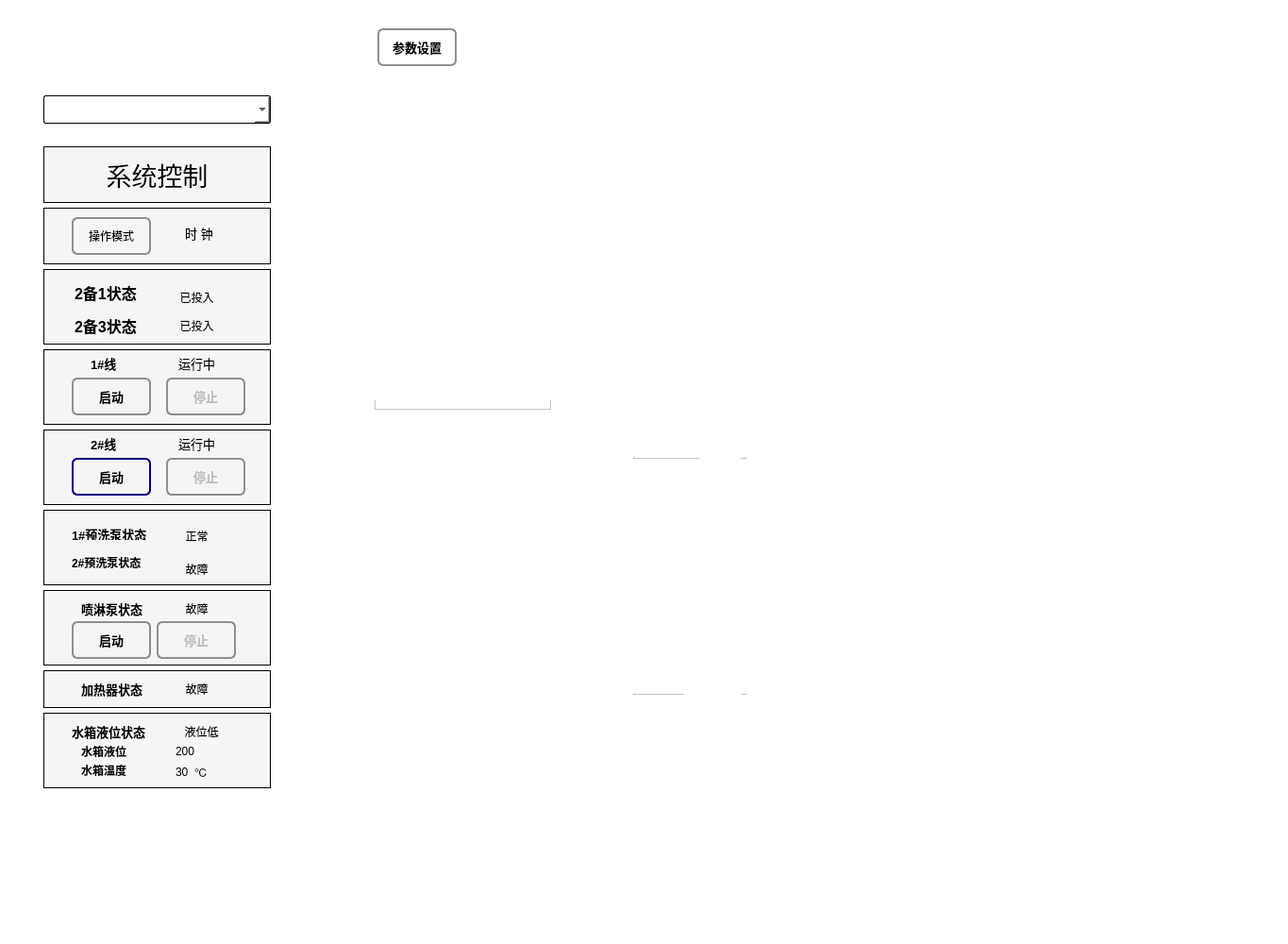
<?xml version="1.0" encoding="UTF-8"?>
<ui version="4.0">
 <class>DeoControlDialog</class>
 <widget class="QDialog" name="DeoControlDialog">
  <property name="geometry">
   <rect>
    <x>0</x>
    <y>0</y>
    <width>1365</width>
    <height>1000</height>
   </rect>
  </property>
  <property name="windowTitle">
   <string>Dialog</string>
  </property>
  <property name="autoFillBackground">
   <bool>false</bool>
  </property>
  <property name="styleSheet">
   <string notr="true">background-color: rgb(255, 255, 255);</string>
  </property>
  <property name="sizeGripEnabled">
   <bool>false</bool>
  </property>
  <property name="modal">
   <bool>false</bool>
  </property>
  <widget class="QFrame" name="tav_frame_1">
   <property name="geometry">
    <rect>
     <x>398</x>
     <y>94</y>
     <width>187</width>
     <height>100</height>
    </rect>
   </property>
   <property name="frameShape">
    <enum>QFrame::StyledPanel</enum>
   </property>
   <property name="frameShadow">
    <enum>QFrame::Raised</enum>
   </property>
   <widget class="QWidget" name="verticalLayoutWidget">
    <property name="geometry">
     <rect>
      <x>-1</x>
      <y>-1</y>
      <width>191</width>
      <height>101</height>
     </rect>
    </property>
    <layout class="QVBoxLayout" name="verticalLayout_1"/>
   </widget>
  </widget>
  <widget class="QFrame" name="tav_frame_2">
   <property name="geometry">
    <rect>
     <x>406</x>
     <y>214</y>
     <width>187</width>
     <height>100</height>
    </rect>
   </property>
   <property name="frameShape">
    <enum>QFrame::StyledPanel</enum>
   </property>
   <property name="frameShadow">
    <enum>QFrame::Raised</enum>
   </property>
   <widget class="QWidget" name="verticalLayoutWidget_2">
    <property name="geometry">
     <rect>
      <x>-1</x>
      <y>-1</y>
      <width>191</width>
      <height>101</height>
     </rect>
    </property>
    <layout class="QVBoxLayout" name="verticalLayout_2"/>
   </widget>
  </widget>
  <widget class="QFrame" name="tav_frame_3">
   <property name="geometry">
    <rect>
     <x>397</x>
     <y>334</y>
     <width>187</width>
     <height>100</height>
    </rect>
   </property>
   <property name="frameShape">
    <enum>QFrame::StyledPanel</enum>
   </property>
   <property name="frameShadow">
    <enum>QFrame::Raised</enum>
   </property>
   <widget class="QWidget" name="verticalLayoutWidget_3">
    <property name="geometry">
     <rect>
      <x>-1</x>
      <y>-1</y>
      <width>191</width>
      <height>91</height>
     </rect>
    </property>
    <layout class="QVBoxLayout" name="verticalLayout_3"/>
   </widget>
  </widget>
  <widget class="QFrame" name="tav_frame_4">
   <property name="geometry">
    <rect>
     <x>400</x>
     <y>590</y>
     <width>187</width>
     <height>100</height>
    </rect>
   </property>
   <property name="frameShape">
    <enum>QFrame::StyledPanel</enum>
   </property>
   <property name="frameShadow">
    <enum>QFrame::Raised</enum>
   </property>
   <widget class="QWidget" name="verticalLayoutWidget_4">
    <property name="geometry">
     <rect>
      <x>-1</x>
      <y>-1</y>
      <width>191</width>
      <height>101</height>
     </rect>
    </property>
    <layout class="QVBoxLayout" name="verticalLayout_4"/>
   </widget>
  </widget>
  <widget class="QFrame" name="tav_frame_5">
   <property name="geometry">
    <rect>
     <x>408</x>
     <y>712</y>
     <width>187</width>
     <height>100</height>
    </rect>
   </property>
   <property name="frameShape">
    <enum>QFrame::StyledPanel</enum>
   </property>
   <property name="frameShadow">
    <enum>QFrame::Raised</enum>
   </property>
   <widget class="QWidget" name="verticalLayoutWidget_5">
    <property name="geometry">
     <rect>
      <x>-1</x>
      <y>-1</y>
      <width>191</width>
      <height>101</height>
     </rect>
    </property>
    <layout class="QVBoxLayout" name="verticalLayout_5"/>
   </widget>
  </widget>
  <widget class="QFrame" name="tav_frame_6">
   <property name="geometry">
    <rect>
     <x>400</x>
     <y>833</y>
     <width>187</width>
     <height>100</height>
    </rect>
   </property>
   <property name="frameShape">
    <enum>QFrame::StyledPanel</enum>
   </property>
   <property name="frameShadow">
    <enum>QFrame::Raised</enum>
   </property>
   <widget class="QWidget" name="verticalLayoutWidget_6">
    <property name="geometry">
     <rect>
      <x>-1</x>
      <y>-1</y>
      <width>191</width>
      <height>101</height>
     </rect>
    </property>
    <layout class="QVBoxLayout" name="verticalLayout_6"/>
   </widget>
  </widget>
  <widget class="QFrame" name="fan_frame_1">
   <property name="geometry">
    <rect>
     <x>784</x>
     <y>211</y>
     <width>450</width>
     <height>150</height>
    </rect>
   </property>
   <property name="frameShape">
    <enum>QFrame::StyledPanel</enum>
   </property>
   <property name="frameShadow">
    <enum>QFrame::Raised</enum>
   </property>
   <widget class="QWidget" name="verticalLayoutWidget_7">
    <property name="geometry">
     <rect>
      <x>-1</x>
      <y>-1</y>
      <width>451</width>
      <height>151</height>
     </rect>
    </property>
    <layout class="QVBoxLayout" name="fan_verticalLayout_1"/>
   </widget>
  </widget>
  <widget class="QFrame" name="fan_frame_3">
   <property name="geometry">
    <rect>
     <x>784</x>
     <y>712</y>
     <width>450</width>
     <height>150</height>
    </rect>
   </property>
   <property name="frameShape">
    <enum>QFrame::StyledPanel</enum>
   </property>
   <property name="frameShadow">
    <enum>QFrame::Raised</enum>
   </property>
   <widget class="QWidget" name="verticalLayoutWidget_9">
    <property name="geometry">
     <rect>
      <x>-1</x>
      <y>-1</y>
      <width>451</width>
      <height>151</height>
     </rect>
    </property>
    <layout class="QVBoxLayout" name="fan_verticalLayout_2"/>
   </widget>
  </widget>
  <widget class="QFrame" name="fan_frame_2">
   <property name="geometry">
    <rect>
     <x>784</x>
     <y>461</y>
     <width>450</width>
     <height>150</height>
    </rect>
   </property>
   <property name="frameShape">
    <enum>QFrame::StyledPanel</enum>
   </property>
   <property name="frameShadow">
    <enum>QFrame::Raised</enum>
   </property>
   <widget class="QWidget" name="verticalLayoutWidget_8">
    <property name="geometry">
     <rect>
      <x>-1</x>
      <y>-1</y>
      <width>451</width>
      <height>151</height>
     </rect>
    </property>
    <layout class="QVBoxLayout" name="fan_verticalLayout_bk"/>
   </widget>
  </widget>
  <widget class="QLabel" name="label">
   <property name="geometry">
    <rect>
     <x>601</x>
     <y>131</y>
     <width>33</width>
     <height>33</height>
    </rect>
   </property>
   <property name="text">
    <string/>
   </property>
   <property name="pixmap">
    <pixmap resource="src.qrc">:/image/right_top_connector.png</pixmap>
   </property>
  </widget>
  <widget class="QLabel" name="label_2">
   <property name="geometry">
    <rect>
     <x>607</x>
     <y>161</y>
     <width>26</width>
     <height>74</height>
    </rect>
   </property>
   <property name="text">
    <string/>
   </property>
   <property name="pixmap">
    <pixmap resource="src.qrc">:/image/vertical_pipe.png</pixmap>
   </property>
  </widget>
  <widget class="QLabel" name="label_4">
   <property name="geometry">
    <rect>
     <x>590</x>
     <y>233</y>
     <width>61</width>
     <height>63</height>
    </rect>
   </property>
   <property name="sizePolicy">
    <sizepolicy hsizetype="Preferred" vsizetype="Preferred">
     <horstretch>0</horstretch>
     <verstretch>0</verstretch>
    </sizepolicy>
   </property>
   <property name="text">
    <string/>
   </property>
   <property name="pixmap">
    <pixmap resource="src.qrc">:/image/cross_connector.png</pixmap>
   </property>
  </widget>
  <widget class="QLabel" name="label_5">
   <property name="geometry">
    <rect>
     <x>582</x>
     <y>132</y>
     <width>20</width>
     <height>27</height>
    </rect>
   </property>
   <property name="text">
    <string/>
   </property>
   <property name="pixmap">
    <pixmap resource="src.qrc">:/image/horizontal_pipe_short.png</pixmap>
   </property>
  </widget>
  <widget class="QLabel" name="label_6">
   <property name="geometry">
    <rect>
     <x>607</x>
     <y>294</y>
     <width>26</width>
     <height>74</height>
    </rect>
   </property>
   <property name="text">
    <string/>
   </property>
   <property name="pixmap">
    <pixmap resource="src.qrc">:/image/vertical_pipe.png</pixmap>
   </property>
  </widget>
  <widget class="QLabel" name="label_7">
   <property name="geometry">
    <rect>
     <x>601</x>
     <y>365</y>
     <width>33</width>
     <height>32</height>
    </rect>
   </property>
   <property name="text">
    <string/>
   </property>
   <property name="pixmap">
    <pixmap resource="src.qrc">:/image/right_bottom_connector.png</pixmap>
   </property>
  </widget>
  <widget class="QLabel" name="label_8">
   <property name="geometry">
    <rect>
     <x>582</x>
     <y>371</y>
     <width>20</width>
     <height>27</height>
    </rect>
   </property>
   <property name="text">
    <string/>
   </property>
   <property name="pixmap">
    <pixmap resource="src.qrc">:/image/horizontal_pipe_short.png</pixmap>
   </property>
  </widget>
  <widget class="QLabel" name="label_3">
   <property name="geometry">
    <rect>
     <x>650</x>
     <y>250</y>
     <width>75</width>
     <height>27</height>
    </rect>
   </property>
   <property name="text">
    <string/>
   </property>
   <property name="pixmap">
    <pixmap resource="src.qrc">:/image/hp1.png</pixmap>
   </property>
  </widget>
  <widget class="QLabel" name="label_9">
   <property name="geometry">
    <rect>
     <x>723</x>
     <y>251</y>
     <width>61</width>
     <height>43</height>
    </rect>
   </property>
   <property name="text">
    <string/>
   </property>
   <property name="pixmap">
    <pixmap resource="src.qrc">:/image/down_connector.png</pixmap>
   </property>
  </widget>
  <widget class="QFrame" name="pipe_valve_frame_1">
   <property name="geometry">
    <rect>
     <x>671</x>
     <y>293</y>
     <width>120</width>
     <height>193</height>
    </rect>
   </property>
   <property name="frameShape">
    <enum>QFrame::StyledPanel</enum>
   </property>
   <property name="frameShadow">
    <enum>QFrame::Raised</enum>
   </property>
   <widget class="QWidget" name="verticalLayoutWidget_10">
    <property name="geometry">
     <rect>
      <x>0</x>
      <y>0</y>
      <width>121</width>
      <height>191</height>
     </rect>
    </property>
    <layout class="QVBoxLayout" name="pipe_valve_verticalLayout_1"/>
   </widget>
  </widget>
  <widget class="QFrame" name="pipe_valve_frame_2">
   <property name="geometry">
    <rect>
     <x>671</x>
     <y>543</y>
     <width>120</width>
     <height>193</height>
    </rect>
   </property>
   <property name="frameShape">
    <enum>QFrame::StyledPanel</enum>
   </property>
   <property name="frameShadow">
    <enum>QFrame::Raised</enum>
   </property>
   <widget class="QWidget" name="verticalLayoutWidget_11">
    <property name="geometry">
     <rect>
      <x>0</x>
      <y>0</y>
      <width>121</width>
      <height>191</height>
     </rect>
    </property>
    <layout class="QVBoxLayout" name="pipe_valve_verticalLayout_2"/>
   </widget>
  </widget>
  <widget class="QLabel" name="label_10">
   <property name="geometry">
    <rect>
     <x>741</x>
     <y>483</y>
     <width>44</width>
     <height>60</height>
    </rect>
   </property>
   <property name="text">
    <string/>
   </property>
   <property name="pixmap">
    <pixmap resource="src.qrc">:/image/right_connector.png</pixmap>
   </property>
  </widget>
  <widget class="QLabel" name="label_11">
   <property name="geometry">
    <rect>
     <x>605</x>
     <y>627</y>
     <width>33</width>
     <height>33</height>
    </rect>
   </property>
   <property name="text">
    <string/>
   </property>
   <property name="pixmap">
    <pixmap resource="src.qrc">:/image/right_top_connector.png</pixmap>
   </property>
  </widget>
  <widget class="QLabel" name="label_12">
   <property name="geometry">
    <rect>
     <x>594</x>
     <y>732</y>
     <width>61</width>
     <height>63</height>
    </rect>
   </property>
   <property name="sizePolicy">
    <sizepolicy hsizetype="Preferred" vsizetype="Preferred">
     <horstretch>0</horstretch>
     <verstretch>0</verstretch>
    </sizepolicy>
   </property>
   <property name="text">
    <string/>
   </property>
   <property name="pixmap">
    <pixmap resource="src.qrc">:/image/cross_connector.png</pixmap>
   </property>
  </widget>
  <widget class="QLabel" name="label_13">
   <property name="geometry">
    <rect>
     <x>653</x>
     <y>750</y>
     <width>75</width>
     <height>27</height>
    </rect>
   </property>
   <property name="text">
    <string/>
   </property>
   <property name="pixmap">
    <pixmap resource="src.qrc">:/image/hp1.png</pixmap>
   </property>
  </widget>
  <widget class="QLabel" name="label_14">
   <property name="geometry">
    <rect>
     <x>586</x>
     <y>628</y>
     <width>20</width>
     <height>27</height>
    </rect>
   </property>
   <property name="text">
    <string/>
   </property>
   <property name="pixmap">
    <pixmap resource="src.qrc">:/image/horizontal_pipe_short.png</pixmap>
   </property>
  </widget>
  <widget class="QLabel" name="label_16">
   <property name="geometry">
    <rect>
     <x>611</x>
     <y>659</y>
     <width>26</width>
     <height>74</height>
    </rect>
   </property>
   <property name="text">
    <string/>
   </property>
   <property name="pixmap">
    <pixmap resource="src.qrc">:/image/vertical_pipe.png</pixmap>
   </property>
  </widget>
  <widget class="QLabel" name="label_17">
   <property name="geometry">
    <rect>
     <x>605</x>
     <y>865</y>
     <width>33</width>
     <height>32</height>
    </rect>
   </property>
   <property name="text">
    <string/>
   </property>
   <property name="pixmap">
    <pixmap resource="src.qrc">:/image/right_bottom_connector.png</pixmap>
   </property>
  </widget>
  <widget class="QLabel" name="label_18">
   <property name="geometry">
    <rect>
     <x>611</x>
     <y>793</y>
     <width>26</width>
     <height>74</height>
    </rect>
   </property>
   <property name="text">
    <string/>
   </property>
   <property name="pixmap">
    <pixmap resource="src.qrc">:/image/vertical_pipe.png</pixmap>
   </property>
  </widget>
  <widget class="QLabel" name="label_19">
   <property name="geometry">
    <rect>
     <x>725</x>
     <y>734</y>
     <width>61</width>
     <height>43</height>
    </rect>
   </property>
   <property name="text">
    <string/>
   </property>
   <property name="pixmap">
    <pixmap resource="src.qrc">:/image/up_connector.png</pixmap>
   </property>
  </widget>
  <widget class="QLabel" name="label_15">
   <property name="geometry">
    <rect>
     <x>586</x>
     <y>871</y>
     <width>20</width>
     <height>27</height>
    </rect>
   </property>
   <property name="text">
    <string/>
   </property>
   <property name="pixmap">
    <pixmap resource="src.qrc">:/image/horizontal_pipe_short.png</pixmap>
   </property>
  </widget>
  <widget class="QWidget" name="gridLayoutWidget">
   <property name="geometry">
    <rect>
     <x>46</x>
     <y>151</y>
     <width>241</width>
     <height>691</height>
    </rect>
   </property>
   <layout class="QGridLayout" name="gridLayout">
    <property name="horizontalSpacing">
     <number>0</number>
    </property>
    <property name="verticalSpacing">
     <number>1</number>
    </property>
    <item row="8" column="0">
     <widget class="QFrame" name="frame_6">
      <property name="sizePolicy">
       <sizepolicy hsizetype="Preferred" vsizetype="Fixed">
        <horstretch>0</horstretch>
        <verstretch>0</verstretch>
       </sizepolicy>
      </property>
      <property name="minimumSize">
       <size>
        <width>0</width>
        <height>80</height>
       </size>
      </property>
      <property name="styleSheet">
       <string notr="true">background-color: rgb(245, 245, 245);</string>
      </property>
      <property name="frameShape">
       <enum>QFrame::Box</enum>
      </property>
      <property name="frameShadow">
       <enum>QFrame::Plain</enum>
      </property>
      <widget class="QLabel" name="label_36">
       <property name="geometry">
        <rect>
         <x>30</x>
         <y>10</y>
         <width>90</width>
         <height>20</height>
        </rect>
       </property>
       <property name="font">
        <font>
         <pointsize>10</pointsize>
         <weight>75</weight>
         <bold>true</bold>
        </font>
       </property>
       <property name="text">
        <string>水箱液位状态</string>
       </property>
      </widget>
      <widget class="QLabel" name="waterLevelStateLabel">
       <property name="geometry">
        <rect>
         <x>140</x>
         <y>10</y>
         <width>55</width>
         <height>20</height>
        </rect>
       </property>
       <property name="text">
        <string>液位低</string>
       </property>
       <property name="alignment">
        <set>Qt::AlignCenter</set>
       </property>
      </widget>
      <widget class="QLabel" name="label_21">
       <property name="geometry">
        <rect>
         <x>40</x>
         <y>35</y>
         <width>54</width>
         <height>12</height>
        </rect>
       </property>
       <property name="font">
        <font>
         <weight>75</weight>
         <bold>true</bold>
        </font>
       </property>
       <property name="text">
        <string>水箱液位</string>
       </property>
      </widget>
      <widget class="QLabel" name="label_24">
       <property name="geometry">
        <rect>
         <x>40</x>
         <y>55</y>
         <width>54</width>
         <height>12</height>
        </rect>
       </property>
       <property name="font">
        <font>
         <weight>75</weight>
         <bold>true</bold>
        </font>
       </property>
       <property name="text">
        <string>水箱温度</string>
       </property>
      </widget>
      <widget class="QLabel" name="waterLeverValueLabel">
       <property name="geometry">
        <rect>
         <x>140</x>
         <y>35</y>
         <width>54</width>
         <height>12</height>
        </rect>
       </property>
       <property name="text">
        <string>200</string>
       </property>
      </widget>
      <widget class="QLabel" name="waterTemptureLabel">
       <property name="geometry">
        <rect>
         <x>140</x>
         <y>55</y>
         <width>16</width>
         <height>16</height>
        </rect>
       </property>
       <property name="text">
        <string>30</string>
       </property>
      </widget>
      <widget class="QLabel" name="label_30">
       <property name="geometry">
        <rect>
         <x>160</x>
         <y>55</y>
         <width>16</width>
         <height>16</height>
        </rect>
       </property>
       <property name="text">
        <string>℃</string>
       </property>
      </widget>
     </widget>
    </item>
    <item row="4" column="0">
     <widget class="QFrame" name="frame_7">
      <property name="sizePolicy">
       <sizepolicy hsizetype="Preferred" vsizetype="Fixed">
        <horstretch>0</horstretch>
        <verstretch>0</verstretch>
       </sizepolicy>
      </property>
      <property name="minimumSize">
       <size>
        <width>0</width>
        <height>80</height>
       </size>
      </property>
      <property name="styleSheet">
       <string notr="true">background-color: rgb(245, 245, 245);</string>
      </property>
      <property name="frameShape">
       <enum>QFrame::Box</enum>
      </property>
      <property name="frameShadow">
       <enum>QFrame::Plain</enum>
      </property>
      <widget class="QLabel" name="label_34">
       <property name="geometry">
        <rect>
         <x>50</x>
         <y>5</y>
         <width>30</width>
         <height>20</height>
        </rect>
       </property>
       <property name="font">
        <font>
         <pointsize>10</pointsize>
         <weight>75</weight>
         <bold>true</bold>
        </font>
       </property>
       <property name="text">
        <string>2#线</string>
       </property>
      </widget>
      <widget class="QPushButton" name="startLineTwoButton">
       <property name="geometry">
        <rect>
         <x>30</x>
         <y>30</y>
         <width>84</width>
         <height>40</height>
        </rect>
       </property>
       <property name="font">
        <font>
         <pointsize>10</pointsize>
         <weight>75</weight>
         <bold>true</bold>
        </font>
       </property>
       <property name="styleSheet">
        <string notr="true">QPushButton {
    border: 2px solid #8f8f91;
    border-radius: 6px;
    background-color: qlineargradient(x1: 0, y1: 0, x2: 0, y2: 1,
                                      stop: 0 #f6f7fa, stop: 1 #dadbde);
    min-width: 80px;
}

QPushButton:pressed {
    background-color: qlineargradient(x1: 0, y1: 0, x2: 0, y2: 1,
                                      stop: 0 #dadbde, stop: 1 #f6f7fa);
}

QPushButton:flat {
    border: none; /* no border for a flat push button */
}

QPushButton:default {
    border-color: navy; /* make the default button prominent */
}</string>
       </property>
       <property name="text">
        <string>启动</string>
       </property>
       <property name="flat">
        <bool>false</bool>
       </property>
      </widget>
      <widget class="QLabel" name="lineTwoStateLabel">
       <property name="geometry">
        <rect>
         <x>140</x>
         <y>5</y>
         <width>45</width>
         <height>20</height>
        </rect>
       </property>
       <property name="font">
        <font>
         <pointsize>10</pointsize>
         <weight>50</weight>
         <bold>false</bold>
        </font>
       </property>
       <property name="text">
        <string>运行中</string>
       </property>
       <property name="alignment">
        <set>Qt::AlignCenter</set>
       </property>
      </widget>
      <widget class="QPushButton" name="stopLineTwoButton">
       <property name="enabled">
        <bool>false</bool>
       </property>
       <property name="geometry">
        <rect>
         <x>130</x>
         <y>30</y>
         <width>84</width>
         <height>40</height>
        </rect>
       </property>
       <property name="font">
        <font>
         <pointsize>10</pointsize>
         <weight>75</weight>
         <bold>true</bold>
        </font>
       </property>
       <property name="styleSheet">
        <string notr="true">QPushButton {
    border: 2px solid #8f8f91;
    border-radius: 6px;
    background-color: qlineargradient(x1: 0, y1: 0, x2: 0, y2: 1,
                                      stop: 0 #f6f7fa, stop: 1 #dadbde);
    min-width: 80px;
}

QPushButton:pressed {
    background-color: qlineargradient(x1: 0, y1: 0, x2: 0, y2: 1,
                                      stop: 0 #dadbde, stop: 1 #f6f7fa);
}

QPushButton:flat {
    border: none; /* no border for a flat push button */
}

QPushButton:default {
    border-color: navy; /* make the default button prominent */
}</string>
       </property>
       <property name="text">
        <string>停止</string>
       </property>
       <property name="flat">
        <bool>false</bool>
       </property>
      </widget>
     </widget>
    </item>
    <item row="2" column="0">
     <widget class="QFrame" name="frame_2">
      <property name="sizePolicy">
       <sizepolicy hsizetype="Preferred" vsizetype="Fixed">
        <horstretch>0</horstretch>
        <verstretch>0</verstretch>
       </sizepolicy>
      </property>
      <property name="minimumSize">
       <size>
        <width>0</width>
        <height>80</height>
       </size>
      </property>
      <property name="styleSheet">
       <string notr="true">background-color: rgb(245, 245, 245);</string>
      </property>
      <property name="frameShape">
       <enum>QFrame::Box</enum>
      </property>
      <property name="frameShadow">
       <enum>QFrame::Plain</enum>
      </property>
      <widget class="QLabel" name="label_22">
       <property name="geometry">
        <rect>
         <x>33</x>
         <y>10</y>
         <width>71</width>
         <height>30</height>
        </rect>
       </property>
       <property name="font">
        <font>
         <pointsize>12</pointsize>
         <weight>75</weight>
         <bold>true</bold>
        </font>
       </property>
       <property name="text">
        <string>2备1状态</string>
       </property>
      </widget>
      <widget class="QLabel" name="label_23">
       <property name="geometry">
        <rect>
         <x>33</x>
         <y>45</y>
         <width>71</width>
         <height>30</height>
        </rect>
       </property>
       <property name="font">
        <font>
         <pointsize>12</pointsize>
         <weight>75</weight>
         <bold>true</bold>
        </font>
       </property>
       <property name="text">
        <string>2备3状态</string>
       </property>
      </widget>
      <widget class="QLabel" name="backupForFirstStateLabel">
       <property name="geometry">
        <rect>
         <x>140</x>
         <y>20</y>
         <width>45</width>
         <height>20</height>
        </rect>
       </property>
       <property name="text">
        <string>已投入</string>
       </property>
       <property name="alignment">
        <set>Qt::AlignCenter</set>
       </property>
      </widget>
      <widget class="QLabel" name="backupForThirdStateLabel">
       <property name="geometry">
        <rect>
         <x>140</x>
         <y>50</y>
         <width>45</width>
         <height>20</height>
        </rect>
       </property>
       <property name="text">
        <string>已投入</string>
       </property>
       <property name="alignment">
        <set>Qt::AlignCenter</set>
       </property>
      </widget>
     </widget>
    </item>
    <item row="6" column="0">
     <widget class="QFrame" name="frame_5">
      <property name="sizePolicy">
       <sizepolicy hsizetype="Preferred" vsizetype="Fixed">
        <horstretch>0</horstretch>
        <verstretch>0</verstretch>
       </sizepolicy>
      </property>
      <property name="minimumSize">
       <size>
        <width>0</width>
        <height>80</height>
       </size>
      </property>
      <property name="styleSheet">
       <string notr="true">background-color: rgb(245, 245, 245);</string>
      </property>
      <property name="frameShape">
       <enum>QFrame::Box</enum>
      </property>
      <property name="frameShadow">
       <enum>QFrame::Plain</enum>
      </property>
      <widget class="QLabel" name="label_32">
       <property name="geometry">
        <rect>
         <x>40</x>
         <y>10</y>
         <width>80</width>
         <height>20</height>
        </rect>
       </property>
       <property name="font">
        <font>
         <pointsize>10</pointsize>
         <weight>75</weight>
         <bold>true</bold>
        </font>
       </property>
       <property name="text">
        <string>喷淋泵状态</string>
       </property>
      </widget>
      <widget class="QLabel" name="spary_pump_label">
       <property name="geometry">
        <rect>
         <x>140</x>
         <y>10</y>
         <width>45</width>
         <height>20</height>
        </rect>
       </property>
       <property name="text">
        <string>故障</string>
       </property>
       <property name="alignment">
        <set>Qt::AlignCenter</set>
       </property>
      </widget>
      <widget class="QPushButton" name="startSparyPumpButton">
       <property name="geometry">
        <rect>
         <x>30</x>
         <y>33</y>
         <width>84</width>
         <height>40</height>
        </rect>
       </property>
       <property name="font">
        <font>
         <pointsize>10</pointsize>
         <weight>75</weight>
         <bold>true</bold>
        </font>
       </property>
       <property name="styleSheet">
        <string notr="true">QPushButton {
    border: 2px solid #8f8f91;
    border-radius: 6px;
    background-color: qlineargradient(x1: 0, y1: 0, x2: 0, y2: 1,
                                      stop: 0 #f6f7fa, stop: 1 #dadbde);
    min-width: 80px;
}

QPushButton:pressed {
    background-color: qlineargradient(x1: 0, y1: 0, x2: 0, y2: 1,
                                      stop: 0 #dadbde, stop: 1 #f6f7fa);
}

QPushButton:flat {
    border: none; /* no border for a flat push button */
}

QPushButton:default {
    border-color: navy; /* make the default button prominent */
}</string>
       </property>
       <property name="text">
        <string>启动</string>
       </property>
       <property name="flat">
        <bool>false</bool>
       </property>
      </widget>
      <widget class="QPushButton" name="stopSparyPumpButton">
       <property name="enabled">
        <bool>false</bool>
       </property>
       <property name="geometry">
        <rect>
         <x>120</x>
         <y>33</y>
         <width>84</width>
         <height>40</height>
        </rect>
       </property>
       <property name="font">
        <font>
         <pointsize>10</pointsize>
         <weight>75</weight>
         <bold>true</bold>
        </font>
       </property>
       <property name="styleSheet">
        <string notr="true">QPushButton {
    border: 2px solid #8f8f91;
    border-radius: 6px;
    background-color: qlineargradient(x1: 0, y1: 0, x2: 0, y2: 1,
                                      stop: 0 #f6f7fa, stop: 1 #dadbde);
    min-width: 80px;
}

QPushButton:pressed {
    background-color: qlineargradient(x1: 0, y1: 0, x2: 0, y2: 1,
                                      stop: 0 #dadbde, stop: 1 #f6f7fa);
}

QPushButton:flat {
    border: none; /* no border for a flat push button */
}

QPushButton:default {
    border-color: navy; /* make the default button prominent */
}</string>
       </property>
       <property name="text">
        <string>停止</string>
       </property>
       <property name="flat">
        <bool>false</bool>
       </property>
      </widget>
     </widget>
    </item>
    <item row="5" column="0">
     <widget class="QFrame" name="frame_4">
      <property name="sizePolicy">
       <sizepolicy hsizetype="Preferred" vsizetype="Fixed">
        <horstretch>0</horstretch>
        <verstretch>0</verstretch>
       </sizepolicy>
      </property>
      <property name="minimumSize">
       <size>
        <width>0</width>
        <height>80</height>
       </size>
      </property>
      <property name="font">
       <font>
        <pointsize>10</pointsize>
       </font>
      </property>
      <property name="styleSheet">
       <string notr="true">background-color: rgb(245, 245, 245);</string>
      </property>
      <property name="frameShape">
       <enum>QFrame::Box</enum>
      </property>
      <property name="frameShadow">
       <enum>QFrame::Plain</enum>
      </property>
      <widget class="QLabel" name="label_28">
       <property name="geometry">
        <rect>
         <x>30</x>
         <y>20</y>
         <width>90</width>
         <height>12</height>
        </rect>
       </property>
       <property name="font">
        <font>
         <pointsize>10</pointsize>
         <weight>75</weight>
         <bold>true</bold>
        </font>
       </property>
       <property name="text">
        <string>1#预洗泵状态</string>
       </property>
      </widget>
      <widget class="QLabel" name="label_29">
       <property name="geometry">
        <rect>
         <x>30</x>
         <y>50</y>
         <width>90</width>
         <height>12</height>
        </rect>
       </property>
       <property name="font">
        <font>
         <weight>75</weight>
         <bold>true</bold>
        </font>
       </property>
       <property name="text">
        <string>2#预洗泵状态</string>
       </property>
      </widget>
      <widget class="QLabel" name="firstWashPumpStateLabel">
       <property name="geometry">
        <rect>
         <x>140</x>
         <y>15</y>
         <width>45</width>
         <height>25</height>
        </rect>
       </property>
       <property name="text">
        <string>正常</string>
       </property>
       <property name="alignment">
        <set>Qt::AlignCenter</set>
       </property>
      </widget>
      <widget class="QLabel" name="secondWashPumpStateLabel">
       <property name="geometry">
        <rect>
         <x>140</x>
         <y>50</y>
         <width>45</width>
         <height>25</height>
        </rect>
       </property>
       <property name="text">
        <string>故障</string>
       </property>
       <property name="alignment">
        <set>Qt::AlignCenter</set>
       </property>
      </widget>
     </widget>
    </item>
    <item row="3" column="0">
     <widget class="QFrame" name="frame_3">
      <property name="sizePolicy">
       <sizepolicy hsizetype="Preferred" vsizetype="Fixed">
        <horstretch>0</horstretch>
        <verstretch>0</verstretch>
       </sizepolicy>
      </property>
      <property name="minimumSize">
       <size>
        <width>0</width>
        <height>80</height>
       </size>
      </property>
      <property name="styleSheet">
       <string notr="true">background-color: rgb(245, 245, 245);</string>
      </property>
      <property name="frameShape">
       <enum>QFrame::Box</enum>
      </property>
      <property name="frameShadow">
       <enum>QFrame::Plain</enum>
      </property>
      <widget class="QPushButton" name="startLineOneButton">
       <property name="geometry">
        <rect>
         <x>30</x>
         <y>30</y>
         <width>84</width>
         <height>40</height>
        </rect>
       </property>
       <property name="font">
        <font>
         <pointsize>10</pointsize>
         <weight>75</weight>
         <bold>true</bold>
        </font>
       </property>
       <property name="acceptDrops">
        <bool>false</bool>
       </property>
       <property name="styleSheet">
        <string notr="true">QPushButton {
    border: 2px solid #8f8f91;
    border-radius: 6px;
    background-color: qlineargradient(x1: 0, y1: 0, x2: 0, y2: 1,
                                      stop: 0 #f6f7fa, stop: 1 #dadbde);
    min-width: 80px;
}

QPushButton:pressed {
    background-color: qlineargradient(x1: 0, y1: 0, x2: 0, y2: 1,
                                      stop: 0 #dadbde, stop: 1 #f6f7fa);
}

QPushButton:flat {
    border: none; /* no border for a flat push button */
}

QPushButton:default {
    border-color: navy; /* make the default button prominent */
}</string>
       </property>
       <property name="text">
        <string>启动</string>
       </property>
       <property name="flat">
        <bool>false</bool>
       </property>
      </widget>
      <widget class="QPushButton" name="stopLineOneButton">
       <property name="enabled">
        <bool>false</bool>
       </property>
       <property name="geometry">
        <rect>
         <x>130</x>
         <y>30</y>
         <width>84</width>
         <height>40</height>
        </rect>
       </property>
       <property name="font">
        <font>
         <pointsize>10</pointsize>
         <weight>75</weight>
         <bold>true</bold>
        </font>
       </property>
       <property name="styleSheet">
        <string notr="true">QPushButton {
    border: 2px solid #8f8f91;
    border-radius: 6px;
    background-color: qlineargradient(x1: 0, y1: 0, x2: 0, y2: 1,
                                      stop: 0 #f6f7fa, stop: 1 #dadbde);
    min-width: 80px;
}

QPushButton:pressed {
    background-color: qlineargradient(x1: 0, y1: 0, x2: 0, y2: 1,
                                      stop: 0 #dadbde, stop: 1 #f6f7fa);
}

QPushButton:flat {
    border: none; /* no border for a flat push button */
}

QPushButton:default {
    border-color: navy; /* make the default button prominent */
}</string>
       </property>
       <property name="text">
        <string>停止</string>
       </property>
       <property name="flat">
        <bool>false</bool>
       </property>
      </widget>
      <widget class="QLabel" name="label_26">
       <property name="geometry">
        <rect>
         <x>50</x>
         <y>5</y>
         <width>30</width>
         <height>20</height>
        </rect>
       </property>
       <property name="font">
        <font>
         <pointsize>10</pointsize>
         <weight>75</weight>
         <bold>true</bold>
        </font>
       </property>
       <property name="text">
        <string>1#线</string>
       </property>
      </widget>
      <widget class="QLabel" name="lineOneStateLabel">
       <property name="geometry">
        <rect>
         <x>140</x>
         <y>5</y>
         <width>45</width>
         <height>20</height>
        </rect>
       </property>
       <property name="font">
        <font>
         <pointsize>10</pointsize>
         <weight>50</weight>
         <bold>false</bold>
        </font>
       </property>
       <property name="text">
        <string>运行中</string>
       </property>
       <property name="alignment">
        <set>Qt::AlignCenter</set>
       </property>
      </widget>
     </widget>
    </item>
    <item row="1" column="0">
     <widget class="QFrame" name="frame">
      <property name="sizePolicy">
       <sizepolicy hsizetype="Preferred" vsizetype="Fixed">
        <horstretch>0</horstretch>
        <verstretch>0</verstretch>
       </sizepolicy>
      </property>
      <property name="minimumSize">
       <size>
        <width>150</width>
        <height>60</height>
       </size>
      </property>
      <property name="styleSheet">
       <string notr="true">background-color: rgb(245, 245, 245);</string>
      </property>
      <property name="frameShape">
       <enum>QFrame::Box</enum>
      </property>
      <property name="frameShadow">
       <enum>QFrame::Plain</enum>
      </property>
      <widget class="QPushButton" name="switchOperationModeButton">
       <property name="enabled">
        <bool>true</bool>
       </property>
       <property name="geometry">
        <rect>
         <x>30</x>
         <y>10</y>
         <width>84</width>
         <height>40</height>
        </rect>
       </property>
       <property name="acceptDrops">
        <bool>false</bool>
       </property>
       <property name="styleSheet">
        <string notr="true">QPushButton {
    border: 2px solid #8f8f91;
    border-radius: 6px;
    background-color: qlineargradient(x1: 0, y1: 0, x2: 0, y2: 1,
                                      stop: 0 #f6f7fa, stop: 1 #dadbde);
    min-width: 80px;
}

QPushButton:pressed {
    background-color: qlineargradient(x1: 0, y1: 0, x2: 0, y2: 1,
                                      stop: 0 #dadbde, stop: 1 #f6f7fa);
    border-style: inset;
}

QPushButton:flat {
    border: none; /* no border for a flat push button */
}

QPushButton:default {
    border-color: navy; /* make the default button prominent */
}</string>
       </property>
       <property name="text">
        <string>操作模式</string>
       </property>
       <property name="autoExclusive">
        <bool>false</bool>
       </property>
       <property name="flat">
        <bool>false</bool>
       </property>
      </widget>
      <widget class="QLabel" name="operationStateLabel">
       <property name="geometry">
        <rect>
         <x>140</x>
         <y>12</y>
         <width>50</width>
         <height>30</height>
        </rect>
       </property>
       <property name="font">
        <font>
         <pointsize>10</pointsize>
        </font>
       </property>
       <property name="autoFillBackground">
        <bool>false</bool>
       </property>
       <property name="text">
        <string>时 钟</string>
       </property>
       <property name="alignment">
        <set>Qt::AlignCenter</set>
       </property>
      </widget>
     </widget>
    </item>
    <item row="0" column="0">
     <widget class="QFrame" name="frame_8">
      <property name="sizePolicy">
       <sizepolicy hsizetype="Preferred" vsizetype="Fixed">
        <horstretch>0</horstretch>
        <verstretch>0</verstretch>
       </sizepolicy>
      </property>
      <property name="minimumSize">
       <size>
        <width>0</width>
        <height>60</height>
       </size>
      </property>
      <property name="frameShape">
       <enum>QFrame::Box</enum>
      </property>
      <property name="frameShadow">
       <enum>QFrame::Plain</enum>
      </property>
      <property name="lineWidth">
       <number>1</number>
      </property>
      <property name="midLineWidth">
       <number>0</number>
      </property>
      <widget class="QLabel" name="label_20">
       <property name="geometry">
        <rect>
         <x>0</x>
         <y>0</y>
         <width>241</width>
         <height>60</height>
        </rect>
       </property>
       <property name="sizePolicy">
        <sizepolicy hsizetype="Preferred" vsizetype="Preferred">
         <horstretch>0</horstretch>
         <verstretch>0</verstretch>
        </sizepolicy>
       </property>
       <property name="minimumSize">
        <size>
         <width>150</width>
         <height>60</height>
        </size>
       </property>
       <property name="font">
        <font>
         <pointsize>20</pointsize>
        </font>
       </property>
       <property name="styleSheet">
        <string notr="true">background-color: rgb(245, 245, 245);</string>
       </property>
       <property name="frameShape">
        <enum>QFrame::Box</enum>
       </property>
       <property name="text">
        <string>系统控制</string>
       </property>
       <property name="alignment">
        <set>Qt::AlignCenter</set>
       </property>
      </widget>
     </widget>
    </item>
    <item row="7" column="0">
     <widget class="QFrame" name="frame_9">
      <property name="sizePolicy">
       <sizepolicy hsizetype="Preferred" vsizetype="Fixed">
        <horstretch>0</horstretch>
        <verstretch>0</verstretch>
       </sizepolicy>
      </property>
      <property name="minimumSize">
       <size>
        <width>0</width>
        <height>40</height>
       </size>
      </property>
      <property name="styleSheet">
       <string notr="true">background-color: rgb(245, 245, 245);</string>
      </property>
      <property name="frameShape">
       <enum>QFrame::Box</enum>
      </property>
      <property name="frameShadow">
       <enum>QFrame::Plain</enum>
      </property>
      <widget class="QLabel" name="label_40">
       <property name="geometry">
        <rect>
         <x>40</x>
         <y>10</y>
         <width>80</width>
         <height>20</height>
        </rect>
       </property>
       <property name="font">
        <font>
         <pointsize>10</pointsize>
         <weight>75</weight>
         <bold>true</bold>
        </font>
       </property>
       <property name="text">
        <string>加热器状态</string>
       </property>
      </widget>
      <widget class="QLabel" name="heater_state_label">
       <property name="geometry">
        <rect>
         <x>140</x>
         <y>10</y>
         <width>45</width>
         <height>20</height>
        </rect>
       </property>
       <property name="text">
        <string>故障</string>
       </property>
       <property name="alignment">
        <set>Qt::AlignCenter</set>
       </property>
      </widget>
     </widget>
    </item>
   </layout>
  </widget>
  <widget class="QComboBox" name="deviceIndexComboBox">
   <property name="geometry">
    <rect>
     <x>46</x>
     <y>101</y>
     <width>241</width>
     <height>30</height>
    </rect>
   </property>
   <property name="font">
    <font>
     <pointsize>12</pointsize>
     <weight>50</weight>
     <bold>false</bold>
    </font>
   </property>
   <property name="styleSheet">
    <string notr="true">border: 1px solid #000000;
border-radius: 2px;</string>
   </property>
  </widget>
  <widget class="QLabel" name="airValveLabel_1">
   <property name="geometry">
    <rect>
     <x>316</x>
     <y>126</y>
     <width>64</width>
     <height>27</height>
    </rect>
   </property>
   <property name="text">
    <string/>
   </property>
   <property name="pixmap">
    <pixmap resource="src.qrc">:/image/flow_brown.png</pixmap>
   </property>
  </widget>
  <widget class="QLabel" name="airValveLabel_2">
   <property name="geometry">
    <rect>
     <x>326</x>
     <y>251</y>
     <width>64</width>
     <height>27</height>
    </rect>
   </property>
   <property name="text">
    <string/>
   </property>
   <property name="pixmap">
    <pixmap resource="src.qrc">:/image/flow_brown.png</pixmap>
   </property>
  </widget>
  <widget class="QLabel" name="airValveLabel_3">
   <property name="geometry">
    <rect>
     <x>316</x>
     <y>366</y>
     <width>64</width>
     <height>27</height>
    </rect>
   </property>
   <property name="text">
    <string/>
   </property>
   <property name="pixmap">
    <pixmap resource="src.qrc">:/image/flow_brown.png</pixmap>
   </property>
  </widget>
  <widget class="QLabel" name="airValveLabel_4">
   <property name="geometry">
    <rect>
     <x>316</x>
     <y>631</y>
     <width>64</width>
     <height>27</height>
    </rect>
   </property>
   <property name="text">
    <string/>
   </property>
   <property name="pixmap">
    <pixmap resource="src.qrc">:/image/flow_brown.png</pixmap>
   </property>
  </widget>
  <widget class="QLabel" name="airValveLabel_5">
   <property name="geometry">
    <rect>
     <x>326</x>
     <y>751</y>
     <width>64</width>
     <height>27</height>
    </rect>
   </property>
   <property name="text">
    <string/>
   </property>
   <property name="pixmap">
    <pixmap resource="src.qrc">:/image/flow_brown.png</pixmap>
   </property>
  </widget>
  <widget class="QLabel" name="airValveLabel_6">
   <property name="geometry">
    <rect>
     <x>316</x>
     <y>871</y>
     <width>64</width>
     <height>27</height>
    </rect>
   </property>
   <property name="text">
    <string/>
   </property>
   <property name="pixmap">
    <pixmap resource="src.qrc">:/image/flow_brown.png</pixmap>
   </property>
  </widget>
  <widget class="QLabel" name="label_35">
   <property name="geometry">
    <rect>
     <x>1256</x>
     <y>251</y>
     <width>64</width>
     <height>27</height>
    </rect>
   </property>
   <property name="text">
    <string/>
   </property>
   <property name="pixmap">
    <pixmap resource="src.qrc">:/image/flow_green.png</pixmap>
   </property>
  </widget>
  <widget class="QLabel" name="label_37">
   <property name="geometry">
    <rect>
     <x>1256</x>
     <y>501</y>
     <width>64</width>
     <height>27</height>
    </rect>
   </property>
   <property name="text">
    <string/>
   </property>
   <property name="pixmap">
    <pixmap resource="src.qrc">:/image/flow_green.png</pixmap>
   </property>
  </widget>
  <widget class="QLabel" name="label_38">
   <property name="geometry">
    <rect>
     <x>1266</x>
     <y>751</y>
     <width>64</width>
     <height>27</height>
    </rect>
   </property>
   <property name="text">
    <string/>
   </property>
   <property name="pixmap">
    <pixmap resource="src.qrc">:/image/flow_green.png</pixmap>
   </property>
  </widget>
  <widget class="QPushButton" name="settingButton">
   <property name="geometry">
    <rect>
     <x>400</x>
     <y>30</y>
     <width>84</width>
     <height>40</height>
    </rect>
   </property>
   <property name="font">
    <font>
     <pointsize>10</pointsize>
     <weight>75</weight>
     <bold>true</bold>
    </font>
   </property>
   <property name="styleSheet">
    <string notr="true">QPushButton {
    border: 2px solid #8f8f91;
    border-radius: 6px;
    background-color: qlineargradient(x1: 0, y1: 0, x2: 0, y2: 1,
                                      stop: 0 #f6f7fa, stop: 1 #dadbde);
    min-width: 80px;
}

QPushButton:pressed {
    background-color: qlineargradient(x1: 0, y1: 0, x2: 0, y2: 1,
                                      stop: 0 #dadbde, stop: 1 #f6f7fa);
}

QPushButton:flat {
    border: none; /* no border for a flat push button */
}

QPushButton:default {
    border-color: navy; /* make the default button prominent */
}</string>
   </property>
   <property name="text">
    <string>参数设置</string>
   </property>
   <property name="flat">
    <bool>false</bool>
   </property>
  </widget>
 </widget>
 <resources>
  <include location="src.qrc"/>
 </resources>
 <connections/>
</ui>
